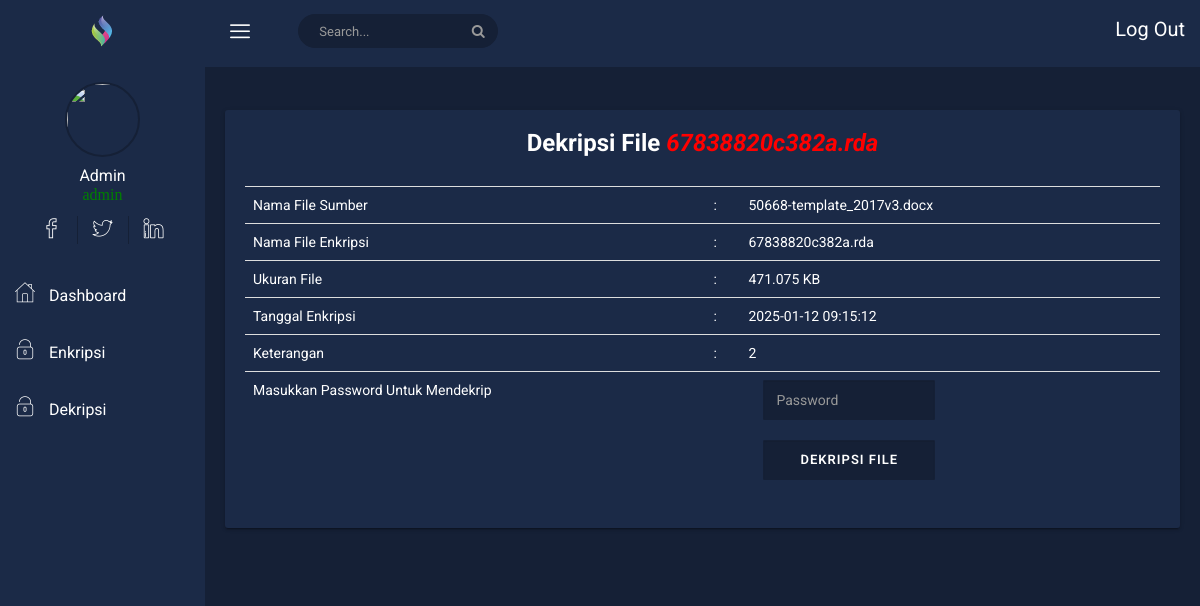
The app's page /dashboard/decrypt-file.php?id_file=79 (signed in) with its own data.
### tables this page shows
CREATE TABLE IF NOT EXISTS `users` (
  `username` varchar(15) NOT NULL,
  `password` varchar(100) DEFAULT NULL,
  `fullname` varchar(50) DEFAULT NULL,
  `job_title` varchar(50) DEFAULT NULL,
  `join_date` timestamp NULL DEFAULT NULL,
  `last_activity` timestamp NULL DEFAULT NULL,
  `status` enum('1','2') DEFAULT NULL,
  PRIMARY KEY (`username`)
);

CREATE TABLE IF NOT EXISTS `file` (
  `id_file` int NOT NULL AUTO_INCREMENT,
  `username` varchar(15) DEFAULT NULL,
  `file_name_source` varchar(255) DEFAULT NULL,
  `file_name_finish` varchar(255) DEFAULT NULL,
  `file_url` varchar(255) DEFAULT NULL,
  `decrypted_file_url` varchar(255) DEFAULT NULL,
  `file_size` float DEFAULT NULL,
  `password` varchar(16) DEFAULT NULL,
  `tgl_upload` timestamp NULL DEFAULT NULL,
  `status` enum('1','2') DEFAULT NULL,
  `keterangan` varchar(255) DEFAULT NULL,
  `file_data` longblob,
  `decrypted_file` longblob,
  `file` longblob,
  PRIMARY KEY (`id_file`)
);

### dashboard/decrypt-file.php (the view, shortened to what this page needs)
<?php
include('../config.php');
?>
<!DOCTYPE html>
<html>
<?php
$user = $_SESSION['username'];
$query = mysqli_query($connect,"SELECT fullname,job_title,last_activity FROM users WHERE username='$user'");
$data = mysqli_fetch_array($query);
?>
<head>
    <link rel="stylesheet" href="css/bootstrap.min.css">
    <link rel="stylesheet" href="css/font-awesome.min.css">
    <link rel="stylesheet" href="css/nalika-icon.css">
    <link rel="stylesheet" href="css/owl.carousel.css">
    <link rel="stylesheet" href="css/owl.theme.css">
    <link rel="stylesheet" href="css/owl.transitions.css">
    <link rel="stylesheet" href="css/animate.css">
    <link rel="stylesheet" href="css/normalize.css">
    <link rel="stylesheet" href="css/meanmenu.min.css">
    <link rel="stylesheet" href="css/main.css">
    <link rel="stylesheet" type="text/css" href="../assets/plugins/datatables/css/jquery.dataTables.css">
    <link rel="stylesheet" type="text/css" href="../assets/css/main.css">
    <link rel="stylesheet" href="css/morrisjs/morris.css">
    <link rel="stylesheet" href="css/scrollbar/jquery.mCustomScrollbar.min.css">
    <link rel="stylesheet" href="css/metisMenu/metisMenu.min.css">
    <link rel="stylesheet" href="css/metisMenu/metisMenu-vertical.css">
    <link rel="stylesheet" href="css/calendar/fullcalendar.min.css">
    <link rel="stylesheet" href="css/calendar/fullcalendar.print.min.css">
    <link rel="stylesheet" href="style.css">
    <link rel="stylesheet" href="css/responsive.css">
</head>
<body>
        <div class="left-sidebar-pro">
            <nav id="sidebar" class="">
                <div class="sidebar-header">
                    <a href="index.html"><img class="main-logo" src="img/logo/logosn.png" alt="" /></a>
                </div>
                <div class="nalika-profile">
                    <div class="profile-dtl">
                        <a href="#"><img src="https://lh3.googleusercontent.com/ogw/ADGmqu-5A4r40ZPotQWqRs5qBqjF1pxruJuJs5TURuzdZw=s83-c-mo" alt="" /></a>
                        <h2><?php echo $data['fullname']; ?><p class="designation icon" style="color:green;"><?php echo $data['job_title']; ?></p></h2>
                    </div>
                    <div class="profile-social-dtl">
                        <ul class="dtl-social">
                            <li><a href="#"><i class="icon nalika-facebook"></i></a></li>
                            <li><a href="#"><i class="icon nalika-twitter"></i></a></li>
                            <li><a href="#"><i class="icon nalika-linkedin"></i></a></li>
                        </ul>
                    </div>
                </div>
                <div class="left-custom-menu-adp-wrap comment-scrollbar">
                    <nav class="sidebar-nav left-sidebar-menu-pro">
                        <ul class="metismenu" id="menu1">
                            <li class="active">
                                <a class="nav-link" href="index.php">
                                    <i class="icon nalika-home icon-wrap"></i>
                                    <span class="mini-click-non">Dashboard</span>
                                </a>
                            </li>
                            <li>
                                <a class="nav-link" href="enkripsi.php" aria-expanded="false"><i class="icon nalika-unlocked icon-wrap"></i> <span class="mini-click-non">Enkripsi</span></a>
                            </li>
                            <li>
                                <a class="nav-link" href="dekripsi.php" aria-expanded="false"><i class="icon nalika-unlocked icon-wrap"></i> <span class="mini-click-non">Dekripsi</span></a>
                            </li>
                        </ul>
                    </nav>
                </div>
            </nav>
        </div>
    <div class="all-content-wrapper">
        <div class="container-fluid">
            <div class="row">
                <div class="col-lg-12 col-md-12 col-sm-12 col-xs-12">
                    <div class="logo-pro">
                        <a href="index.html"><img class="main-logo" src="img/logo/logo.png" alt="" /></a>
                    </div>
                </div>
            </div>
        </div>
        <div class="header-advance-area">
            <div class="header-top-area">
                <div class="container-fluid">
                    <div class="row">
                        <div class="col-lg-12 col-md-12 col-sm-12 col-xs-12">
                            <div class="header-top-wraper">
                                <div class="row">
                                    <div class="col-lg-1 col-md-0 col-sm-1 col-xs-12">
                                        <div class="menu-switcher-pro">
                                            <button type="button" id="sidebarCollapse" class="btn bar-button-pro header-drl-controller-btn btn-info navbar-btn">
                                            <i class="icon nalika-menu-task"></i>
                                          </button>
                                        </div>
                                    </div>
                                    <div class="col-lg-6 col-md-7 col-sm-6 col-xs-12">
                                        <div class="header-top-menu tabl-d-n hd-search-rp">
                                          <div class="breadcome-heading">
                                            <form role="search" class="">
                                              <input type="text" placeholder="Search..." class="form-control">
                                              <a href=""><i class="fa fa-search"></i></a>
                                            </form>
                                          </div>
                                        </div>
                                    </div>
                                    <div class="col-lg-5 col-md-5 col-sm-12 col-xs-12">
                                        <div class="header-right-info">
                                            <ul class="nav navbar-nav mai-top-nav header-right-menu">
                                                <li class="nav-item">
                                                    <a href="logout.php"> Log Out</a>
                                                </li>
                                            </ul>
                                        </div>
                                    </div>
                                </div>
                            </div>
                        </div>
                    </div>
                </div>
            </div>
            <section class="breadcome-list">
            <div class="row">
                <div class="col-md-12">
                    <div class="card">
                        <div class="card-body">
                            <?php
                            $id_file = $_GET['id_file'];
                            $query = mysqli_query($connect,"SELECT * FROM file WHERE id_file='$id_file'");
                            $data2 = mysqli_fetch_array($query);
                            ?>
                            <h3 align="center" style="color:#fff;">Dekripsi File <i style="color:red"><?php echo $data2['file_name_finish'] ?></i></h3><br>
                            <form class="form-horizontal" method="post" action="decrypt-process.php">
                            <div class="table-responsive">
                            <table class="table striped" style="color:#fff;">
                                <tr>
                                  <td>Nama File Sumber</td>
                                  <td>:</td>
                                  <td><?php echo $data2['file_name_source']; ?></td>
                                </tr>
                                <tr>
                                  <td>Nama File Enkripsi</td>
                                  <td>:</td>
                                  <td><?php echo $data2['file_name_finish']; ?></td>
                                </tr>
                                <tr>
                                  <td>Ukuran File</td>
                                  <td>:</td>
                                  <td><?php echo $data2['file_size']; ?> KB</td>
                                </tr>
                                <tr>
                                  <td>Tanggal Enkripsi</td>
                                  <td>:</td>
                                  <td><?php echo $data2['tgl_upload']; ?></td>
                                </tr>
                                <tr>
                                  <td>Keterangan</td>
                                  <td>:</td>
                                  <td><?php echo $data2['keterangan']; ?></td>
                                </tr>
                                <tr>
                                  <td>Masukkan Password Untuk Mendekrip</td>
                                  <td></td>
                                  <td>
                                  <div class="col-md-6">
                                  <input class="form-control" id="inputPassword" type="password" placeholder="Password" name="pwdfile" required><br>
                                  <input type="submit" name="decrypt_now" value="Dekripsi File" class="form-control btn btn-primary">
                                  </div>
                                </td>
                                </tr>
                            </table>
                            </div>
                        </form>
                        </div>
                    </div>
                </div>
            </div>
            </section>
</body>
</html>

### dashboard/css/main.css (style rules this page uses)
html { color: #222; font-size: 1em; line-height: 1.4; }
audio, canvas, iframe, img, svg, video { vertical-align: middle; }

### dashboard/css/metisMenu/metisMenu-vertical.css (style rules this page uses)
.sidebar-nav { background: #fff; }
.sidebar-nav ul { padding: 0; margin: 0; list-style: none; background: #1b2a47; }
.sidebar-nav .metismenu { background: #1b2a47; display: -webkit-box; display: -ms-flexbox; display: flex; -webkit-box-orient: vertical; -webkit-box-direction: normal; -ms-flex-direction: column; flex-direction: column; }
.sidebar-nav .metismenu li + li { margin-top: 5px; }
.sidebar-nav .metismenu li:first-child { margin-top: 5px; }
.sidebar-nav .metismenu li:last-child { margin-bottom: 5px; }
.sidebar-nav .metismenu > li { display: -webkit-box; display: -ms-flexbox; display: flex; -webkit-box-orient: vertical; -webkit-box-direction: normal; -ms-flex-direction: column; flex-direction: column; position: relative; }
.sidebar-nav .metismenu a { position: relative; display: block; padding: 13px 15px; color: #fff; outline-width: 0; transition: all .3s ease-out; font-size:16px; }
.sidebar-nav .metismenu li .icon-wrap { margin-right:10px; font-size:20px; }

### records on screen
users: fullname "Admin", job_title "admin"
file: file_name_finish "67838820c382a.rda", file_name_source "50668-template_2017v3.docx", file_size "471.075", tgl_upload "2025-01-12 09:15:12", keterangan "2"
